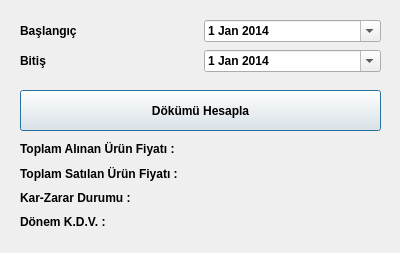
<?xml version="1.0" encoding="UTF-8"?>
<ui version="4.0">
 <class>muhasebedokumu</class>
 <widget class="QDialog" name="muhasebedokumu">
  <property name="geometry">
   <rect>
    <x>0</x>
    <y>0</y>
    <width>400</width>
    <height>253</height>
   </rect>
  </property>
  <property name="minimumSize">
   <size>
    <width>400</width>
    <height>253</height>
   </size>
  </property>
  <property name="maximumSize">
   <size>
    <width>400</width>
    <height>253</height>
   </size>
  </property>
  <property name="windowTitle">
   <string>Muhasebe Dökümü</string>
  </property>
  <property name="windowIcon">
   <iconset resource="../images.qrc">
    <normaloff>:/icons/win_icon.png</normaloff>:/icons/win_icon.png</iconset>
  </property>
  <widget class="QPushButton" name="pushButton">
   <property name="geometry">
    <rect>
     <x>20</x>
     <y>90</y>
     <width>361</width>
     <height>41</height>
    </rect>
   </property>
   <property name="font">
    <font>
     <weight>75</weight>
     <bold>true</bold>
    </font>
   </property>
   <property name="text">
    <string>Dökümü Hesapla</string>
   </property>
   <property name="icon">
    <iconset resource="../images.qrc">
     <normaloff>:/icons/hesap_icon.png</normaloff>:/icons/hesap_icon.png</iconset>
   </property>
   <property name="iconSize">
    <size>
     <width>25</width>
     <height>25</height>
    </size>
   </property>
  </widget>
  <widget class="QWidget" name="layoutWidget">
   <property name="geometry">
    <rect>
     <x>20</x>
     <y>20</y>
     <width>361</width>
     <height>22</height>
    </rect>
   </property>
   <property name="font">
    <font>
     <weight>75</weight>
     <bold>true</bold>
    </font>
   </property>
   <layout class="QHBoxLayout" name="horizontalLayout">
    <item>
     <widget class="QLabel" name="label">
      <property name="font">
       <font>
        <weight>75</weight>
        <bold>true</bold>
       </font>
      </property>
      <property name="text">
       <string>Başlangıç</string>
      </property>
     </widget>
    </item>
    <item>
     <widget class="QDateEdit" name="dateEdit">
      <property name="font">
       <font>
        <weight>75</weight>
        <bold>true</bold>
       </font>
      </property>
      <property name="calendarPopup">
       <bool>true</bool>
      </property>
      <property name="date">
       <date>
        <year>2014</year>
        <month>1</month>
        <day>1</day>
       </date>
      </property>
     </widget>
    </item>
   </layout>
  </widget>
  <widget class="QWidget" name="layoutWidget">
   <property name="geometry">
    <rect>
     <x>20</x>
     <y>50</y>
     <width>361</width>
     <height>22</height>
    </rect>
   </property>
   <property name="font">
    <font>
     <weight>75</weight>
     <bold>true</bold>
    </font>
   </property>
   <layout class="QHBoxLayout" name="horizontalLayout_2">
    <item>
     <widget class="QLabel" name="label_2">
      <property name="font">
       <font>
        <weight>75</weight>
        <bold>true</bold>
       </font>
      </property>
      <property name="text">
       <string>Bitiş</string>
      </property>
     </widget>
    </item>
    <item>
     <widget class="QDateEdit" name="dateEdit_2">
      <property name="font">
       <font>
        <weight>75</weight>
        <bold>true</bold>
       </font>
      </property>
      <property name="calendarPopup">
       <bool>true</bool>
      </property>
      <property name="date">
       <date>
        <year>2014</year>
        <month>1</month>
        <day>1</day>
       </date>
      </property>
     </widget>
    </item>
   </layout>
  </widget>
  <widget class="QWidget" name="layoutWidget">
   <property name="geometry">
    <rect>
     <x>20</x>
     <y>140</y>
     <width>361</width>
     <height>91</height>
    </rect>
   </property>
   <property name="font">
    <font>
     <weight>75</weight>
     <bold>true</bold>
    </font>
   </property>
   <layout class="QHBoxLayout" name="horizontalLayout_3">
    <item>
     <layout class="QVBoxLayout" name="verticalLayout">
      <item>
       <widget class="QLabel" name="label_3">
        <property name="font">
         <font>
          <weight>75</weight>
          <bold>true</bold>
         </font>
        </property>
        <property name="text">
         <string>Toplam Alınan Ürün Fiyatı :</string>
        </property>
       </widget>
      </item>
      <item>
       <widget class="QLabel" name="label_5">
        <property name="font">
         <font>
          <weight>75</weight>
          <bold>true</bold>
         </font>
        </property>
        <property name="text">
         <string>Toplam Satılan Ürün Fiyatı :</string>
        </property>
       </widget>
      </item>
      <item>
       <widget class="QLabel" name="label_7">
        <property name="font">
         <font>
          <weight>75</weight>
          <bold>true</bold>
         </font>
        </property>
        <property name="text">
         <string>Kar-Zarar Durumu :</string>
        </property>
       </widget>
      </item>
      <item>
       <widget class="QLabel" name="label_9">
        <property name="font">
         <font>
          <weight>75</weight>
          <bold>true</bold>
         </font>
        </property>
        <property name="text">
         <string>Dönem K.D.V. :</string>
        </property>
       </widget>
      </item>
     </layout>
    </item>
    <item>
     <layout class="QVBoxLayout" name="verticalLayout_2">
      <item>
       <widget class="QLabel" name="toplamAlinan">
        <property name="font">
         <font>
          <weight>75</weight>
          <bold>true</bold>
         </font>
        </property>
        <property name="text">
         <string/>
        </property>
       </widget>
      </item>
      <item>
       <widget class="QLabel" name="toplamSatilan">
        <property name="font">
         <font>
          <weight>75</weight>
          <bold>true</bold>
         </font>
        </property>
        <property name="text">
         <string/>
        </property>
       </widget>
      </item>
      <item>
       <widget class="QLabel" name="karZarar">
        <property name="font">
         <font>
          <weight>75</weight>
          <bold>true</bold>
         </font>
        </property>
        <property name="text">
         <string/>
        </property>
       </widget>
      </item>
      <item>
       <widget class="QLabel" name="donemKdv">
        <property name="font">
         <font>
          <weight>75</weight>
          <bold>true</bold>
         </font>
        </property>
        <property name="text">
         <string/>
        </property>
       </widget>
      </item>
     </layout>
    </item>
   </layout>
  </widget>
 </widget>
 <resources>
  <include location="../images.qrc"/>
 </resources>
 <connections/>
</ui>
